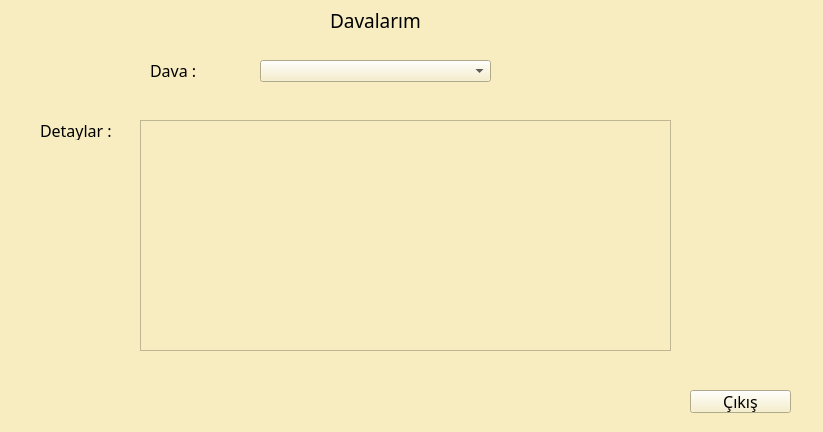
<?xml version="1.0" encoding="UTF-8"?>
<ui version="4.0">
 <class>Form</class>
 <widget class="QWidget" name="Form">
  <property name="geometry">
   <rect>
    <x>0</x>
    <y>0</y>
    <width>823</width>
    <height>432</height>
   </rect>
  </property>
  <property name="windowTitle">
   <string>Form</string>
  </property>
  <property name="styleSheet">
   <string notr="true">background-color:#F7EDC0;
color:black</string>
  </property>
  <widget class="QLabel" name="label_11">
   <property name="geometry">
    <rect>
     <x>40</x>
     <y>120</y>
     <width>81</width>
     <height>20</height>
    </rect>
   </property>
   <property name="font">
    <font>
     <family>MS Gothic</family>
     <pointsize>12</pointsize>
    </font>
   </property>
   <property name="text">
    <string>Detaylar :</string>
   </property>
  </widget>
  <widget class="QPushButton" name="cikis">
   <property name="geometry">
    <rect>
     <x>690</x>
     <y>390</y>
     <width>101</width>
     <height>23</height>
    </rect>
   </property>
   <property name="font">
    <font>
     <family>MS Gothic</family>
     <pointsize>12</pointsize>
    </font>
   </property>
   <property name="text">
    <string>Çıkış</string>
   </property>
  </widget>
  <widget class="QTextEdit" name="detaylar">
   <property name="geometry">
    <rect>
     <x>140</x>
     <y>120</y>
     <width>531</width>
     <height>231</height>
    </rect>
   </property>
  </widget>
  <widget class="QLabel" name="label_13">
   <property name="geometry">
    <rect>
     <x>330</x>
     <y>10</y>
     <width>181</width>
     <height>21</height>
    </rect>
   </property>
   <property name="font">
    <font>
     <family>MS Gothic</family>
     <pointsize>14</pointsize>
    </font>
   </property>
   <property name="text">
    <string>Davalarım</string>
   </property>
  </widget>
  <widget class="QComboBox" name="davalar">
   <property name="geometry">
    <rect>
     <x>260</x>
     <y>60</y>
     <width>231</width>
     <height>22</height>
    </rect>
   </property>
  </widget>
  <widget class="QLabel" name="label_12">
   <property name="geometry">
    <rect>
     <x>150</x>
     <y>60</y>
     <width>81</width>
     <height>20</height>
    </rect>
   </property>
   <property name="font">
    <font>
     <family>MS Gothic</family>
     <pointsize>12</pointsize>
    </font>
   </property>
   <property name="text">
    <string>Dava :</string>
   </property>
  </widget>
  <widget class="QLabel" name="label">
   <property name="geometry">
    <rect>
     <x>600</x>
     <y>20</y>
     <width>181</width>
     <height>91</height>
    </rect>
   </property>
   <property name="text">
    <string/>
   </property>
   <property name="pixmap">
    <pixmap>resim.jpg</pixmap>
   </property>
   <property name="scaledContents">
    <bool>true</bool>
   </property>
  </widget>
 </widget>
 <resources/>
 <connections/>
</ui>
